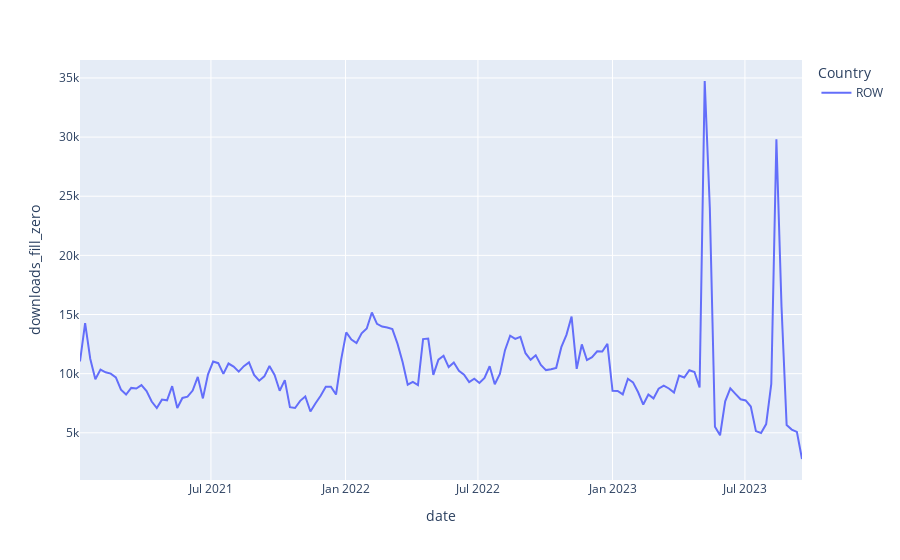

The code cell stored with this chart in its notebook:
### Code cell
px.line(data_frame=df_organic_android_weekly,
        x="date",
        y="downloads_fill_zero",
        color="Country")

### Figure 1 — Plotly figure (JSON) as saved in the notebook; plotly's stock layout.template omitted (floating-point values rounded to 4 significant figures; data arrays with more than 128 entries replaced by an {"elided": "..."} marker saying what was removed)
{"data": [{"hovertemplate": "Country=ROW<br>date=%{x}<br>downloads_fill_zero=%{y}<extra></extra>", "legendgroup": "ROW", "line": {"color": "#636efa", "dash": "solid"}, "marker": {"symbol": "circle"}, "mode": "lines", "name": "ROW", "orientation": "v", "showlegend": true, "type": "scatter", "x": {"elided": "142 str values"}, "xaxis": "x", "y": {"elided": "142 int values"}, "yaxis": "y"}], "layout": {"legend": {"title": {"text": "Country"}, "tracegroupgap": 0}, "margin": {"t": 60}, "xaxis": {"anchor": "y", "domain": [0, 1], "title": {"text": "date"}}, "yaxis": {"anchor": "x", "domain": [0, 1], "title": {"text": "downloads_fill_zero"}}}}
